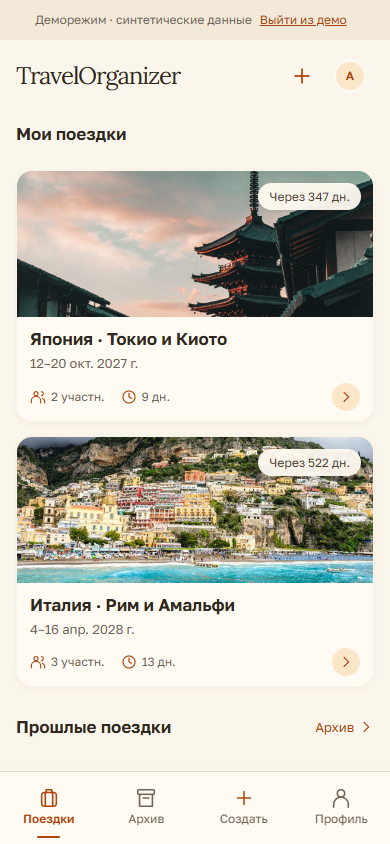
#> input picture docs/browser-checks/main/01-trips.png, 390 x 844 px; its folder holds 4 pictures in this run
$ python build-gallery.py
#> lines starting #> are read from the running program, lines starting #| are printed output that depends on the picture
"""Gallery of real browser captures; originals and reference remain untouched."""
from pathlib import Path
from PIL import Image, ImageDraw, ImageFont
import json

root=Path(__file__).resolve().parent
names=['01-trips','02-overview','03-packing','04-plan','05-documents','06-tasks','07-discussions','08-budget']
labels=['Мои поездки','Обзор поездки','Сборы','План по дням','Документы','Задачи','Обсуждения','Бюджет']
sheet=Image.new('RGB',(1680,1910),'#e9dfcf')
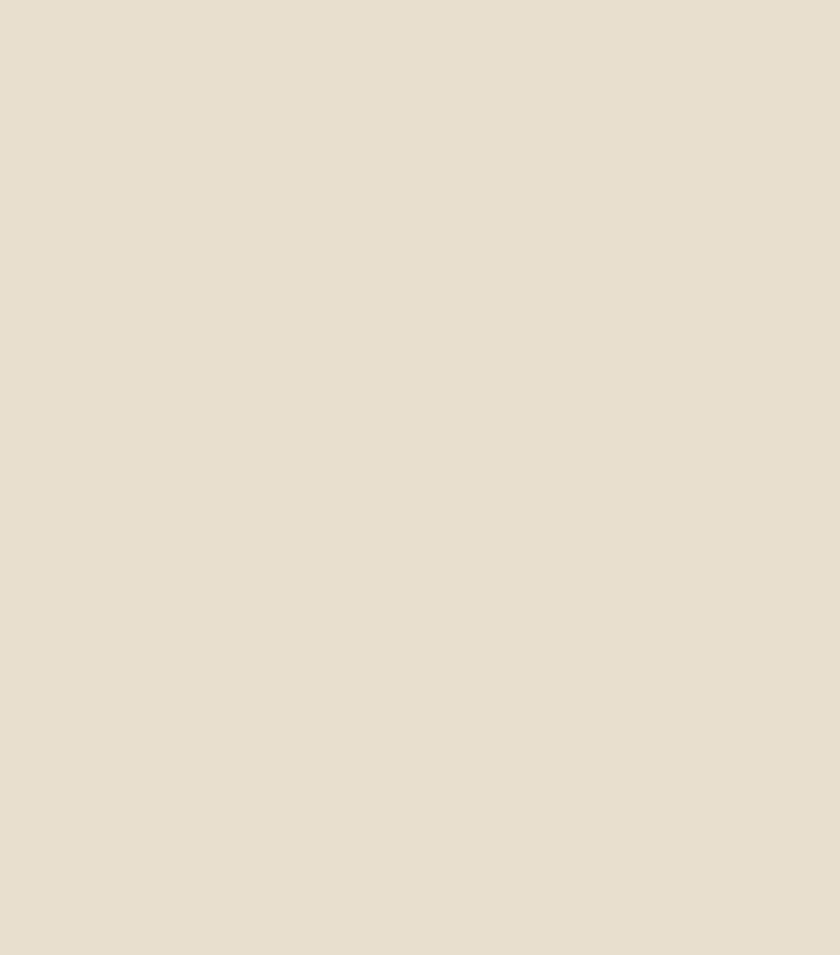
#> sheet: PIL image 1680x1910 RGB (shown at 1/2 size); mean R, G, B 233, 223, 207
draw=ImageDraw.Draw(sheet)
font=ImageFont.truetype('C:/Windows/Fonts/arial.ttf',22)
small=ImageFont.truetype('C:/Windows/Fonts/arial.ttf',16)
draw.text((24,16),'TravelOrganizer PWA · настоящие снимки браузера · 390 x 844',fill='#2e281f',font=font)
draw.text((24,52),'Отдельный деморежим: все поездки, участники и записи синтетические. Никаких рамок устройств.',fill='#6f6455',font=small)
for i,(name,label) in enumerate(zip(names,labels)):
    x=24+(i%4)*414;y=100+(i//4)*910
    draw.text((x,y),f'{i+1:02} · {label}',fill='#2e281f',font=font)
    im=Image.open(root/'main'/f'{name}.png').convert('RGB')
#> im is the input picture: PIL image 390x844 RGB; mean R, G, B 213, 208.9, 197.2
    assert im.size==(390,844),im.size
    sheet.paste(im,(x,y+36))
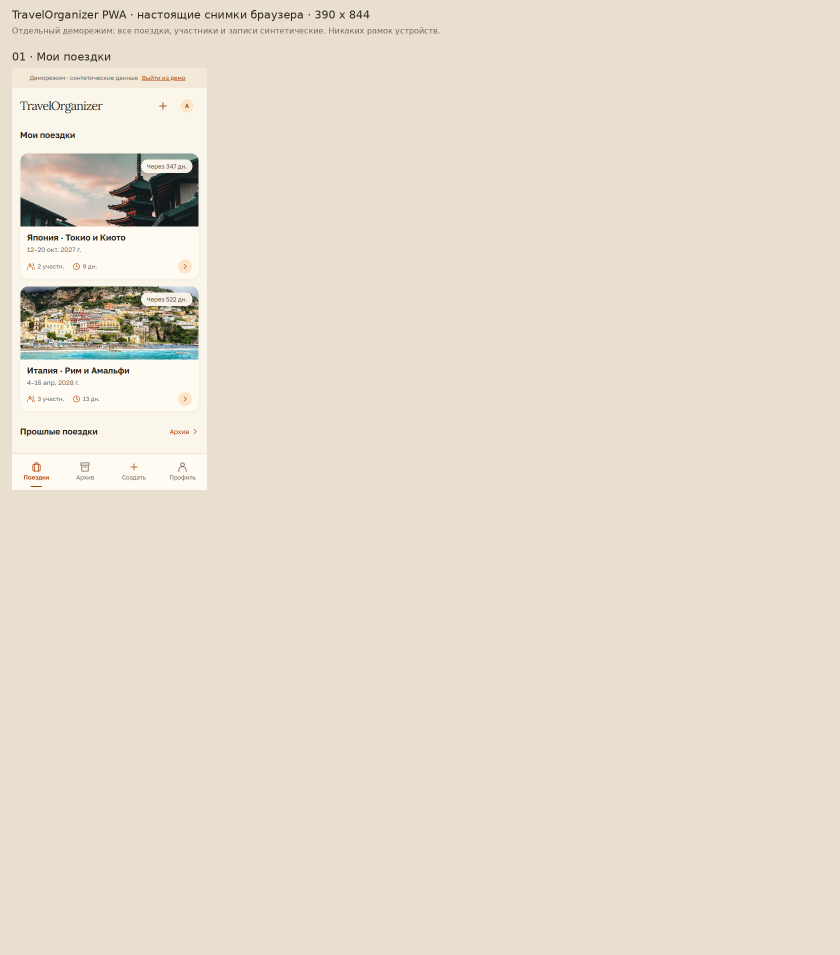
#> sheet: PIL image 1680x1910 RGB (shown at 1/2 size); mean R, G, B 230.6, 221.2, 205.7
#> pass 2 of the loop `for i,(name,label) in enumerate(zip(names,labels)):`:
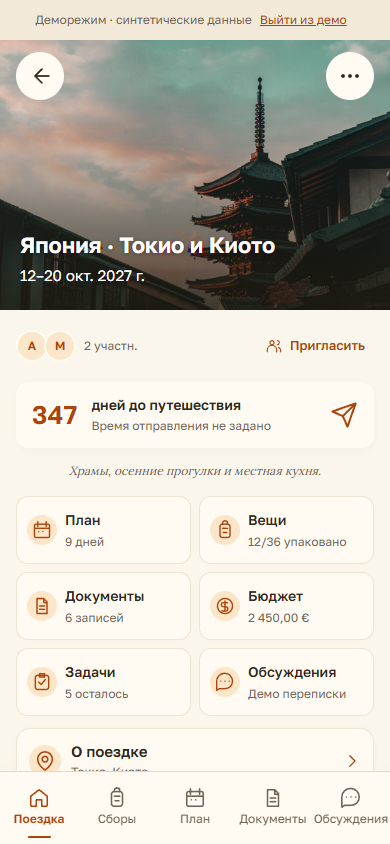
#> input picture docs/browser-checks/main/02-overview.png, 390 x 844 px
#> im is the input picture: PIL image 390x844 RGB; mean R, G, B 202.5, 198.6, 188.3
#> `sheet.paste(im,(x,y+36))`:
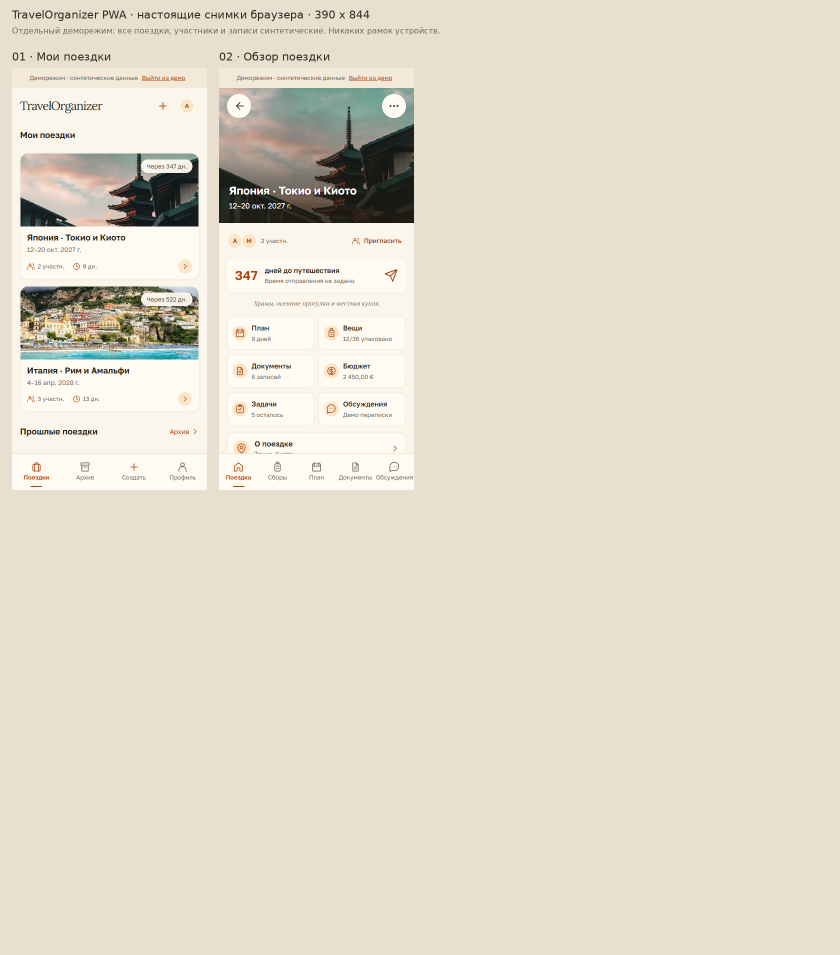
#> sheet: PIL image 1680x1910 RGB (shown at 1/2 size); mean R, G, B 227.4, 218.7, 203.7
#> pass 3 of the loop `for i,(name,label) in enumerate(zip(names,labels)):`:
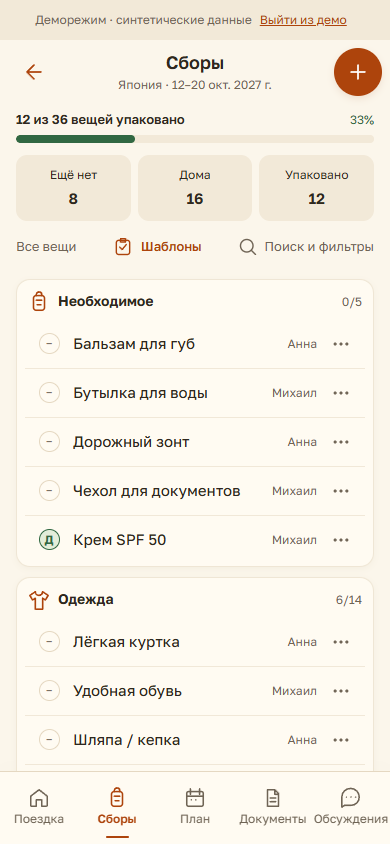
#> input picture docs/browser-checks/main/03-packing.png, 390 x 844 px
#> im is the input picture: PIL image 390x844 RGB; mean R, G, B 245.7, 240, 228.8
#> `sheet.paste(im,(x,y+36))`:
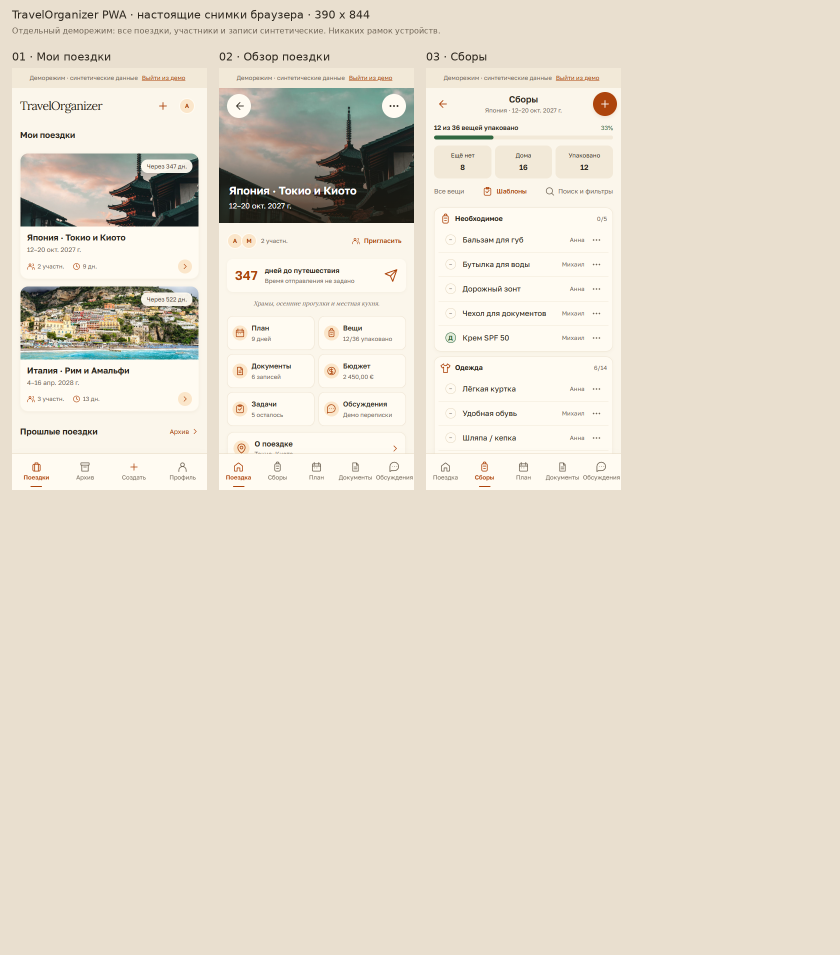
#> sheet: PIL image 1680x1910 RGB (shown at 1/2 size); mean R, G, B 228.7, 220.4, 205.9
#> (the run stopped early here; a loop or call above may not have finished)
